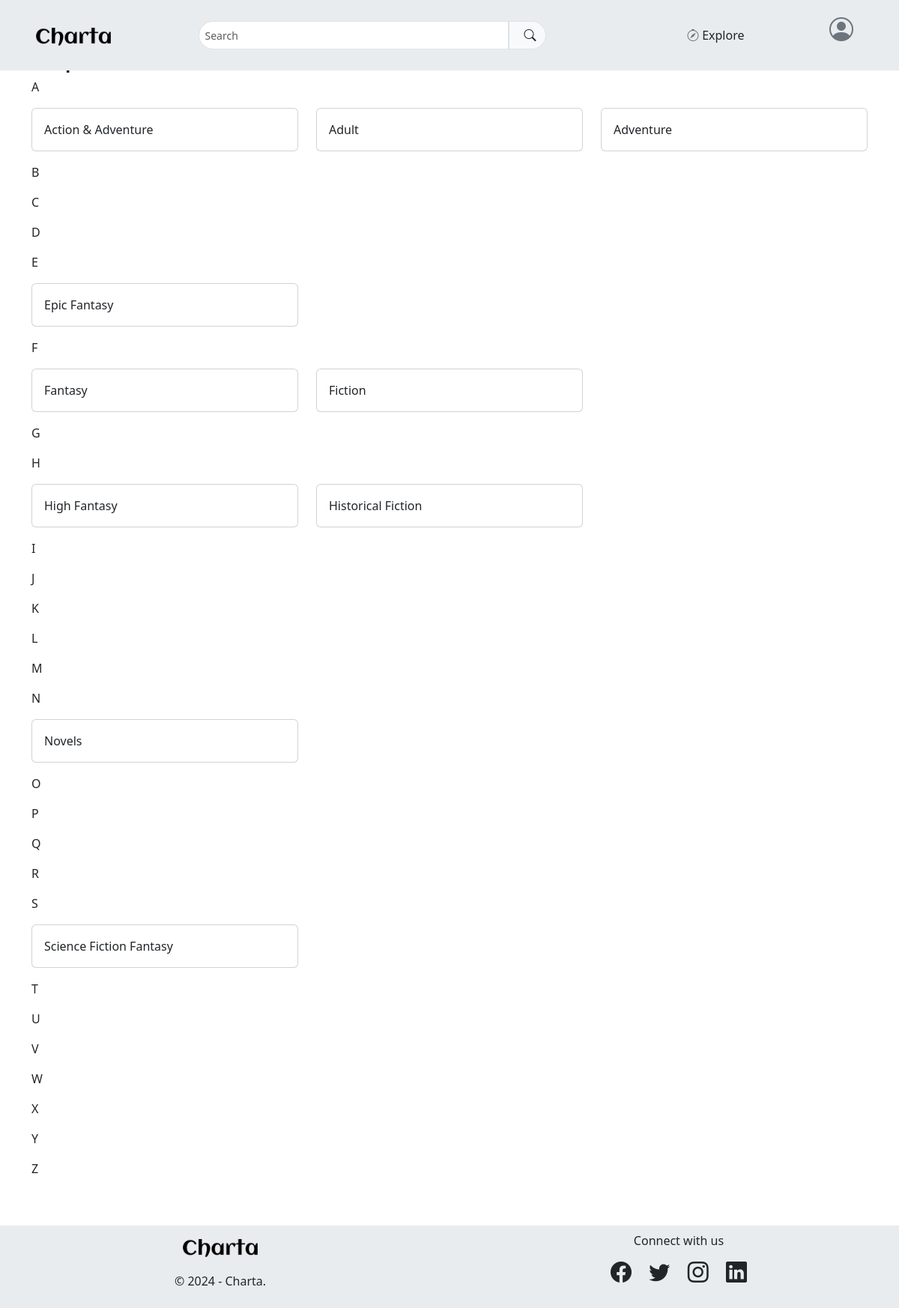
/explore, run on the app's committed database.
### charta_management/models.py (models this page shows, shortened)
class Genre(models.Model):
    name = models.CharField(max_length=100, unique=True)
    description = models.TextField(null=True, blank=True)

### charta_library/views.py (the view)
# urls.py: path('explore', views.explore, name='explore'),
def explore(request):
    genres = models.Genre.objects.order_by('name')
    return render(request, 'explore.html', {'genres': genres})

### charta_library/templates/explore.html (shortened to what this page needs)
{% extends 'base.html' %}
{% block content %}
<div class="container">
	<h1>Explore Genres</h1>
	<div id="genres_list">
		{% for letter in 'ABCDEFGHIJKLMNOPQRSTUVWXYZ' %}
			<p>{{ letter }}</p>
			<div class="row">
				{% for genre in genres %}
					{% if genre.name|first == letter %}
						<div class="col-md-4">
							<div class="card mb-3">
								<div class="card-body">
									<a class="card-text nav-link" href="{% url 'explore_genre' genre.id genre.name|slugify  %}">{{ genre.name }}</a>
								</div>
							</div>
						</div>
					{% endif %}
				{% endfor %}
			</div>
		{% endfor %}
	</div>
</div>
{% endblock %}

### data on the page
Genre: name "Action & Adventure"
Genre: name "Adult"
Genre: name "Adventure"
Genre: name "Epic Fantasy"
Genre: name "Fantasy"
Genre: name "Fiction"
Genre: name "High Fantasy"
Genre: name "Historical Fiction"
Genre: name "Novels"
Genre: name "Science Fiction Fantasy"

### other printed values
{{ letter }} "A" "B" "C" "D" "E" "F" "G" "H" "I" "J" "K" "L" "M" "N" "O" "P" "Q" "R" "S" "T" "U" "V" "W" "X" "Y" "Z"
